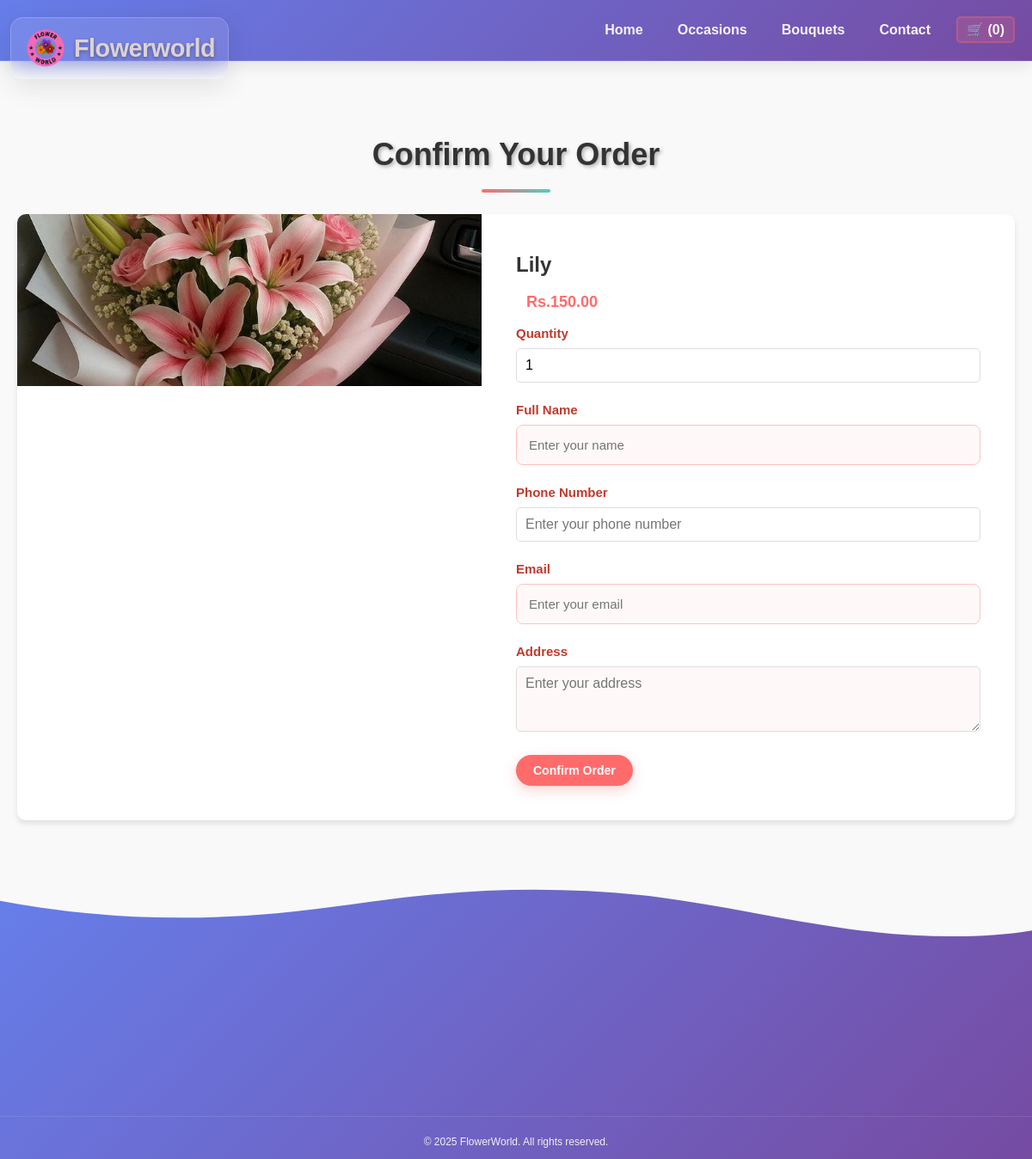
The page /order.php?flower_id=3 on the database as committed earlier.
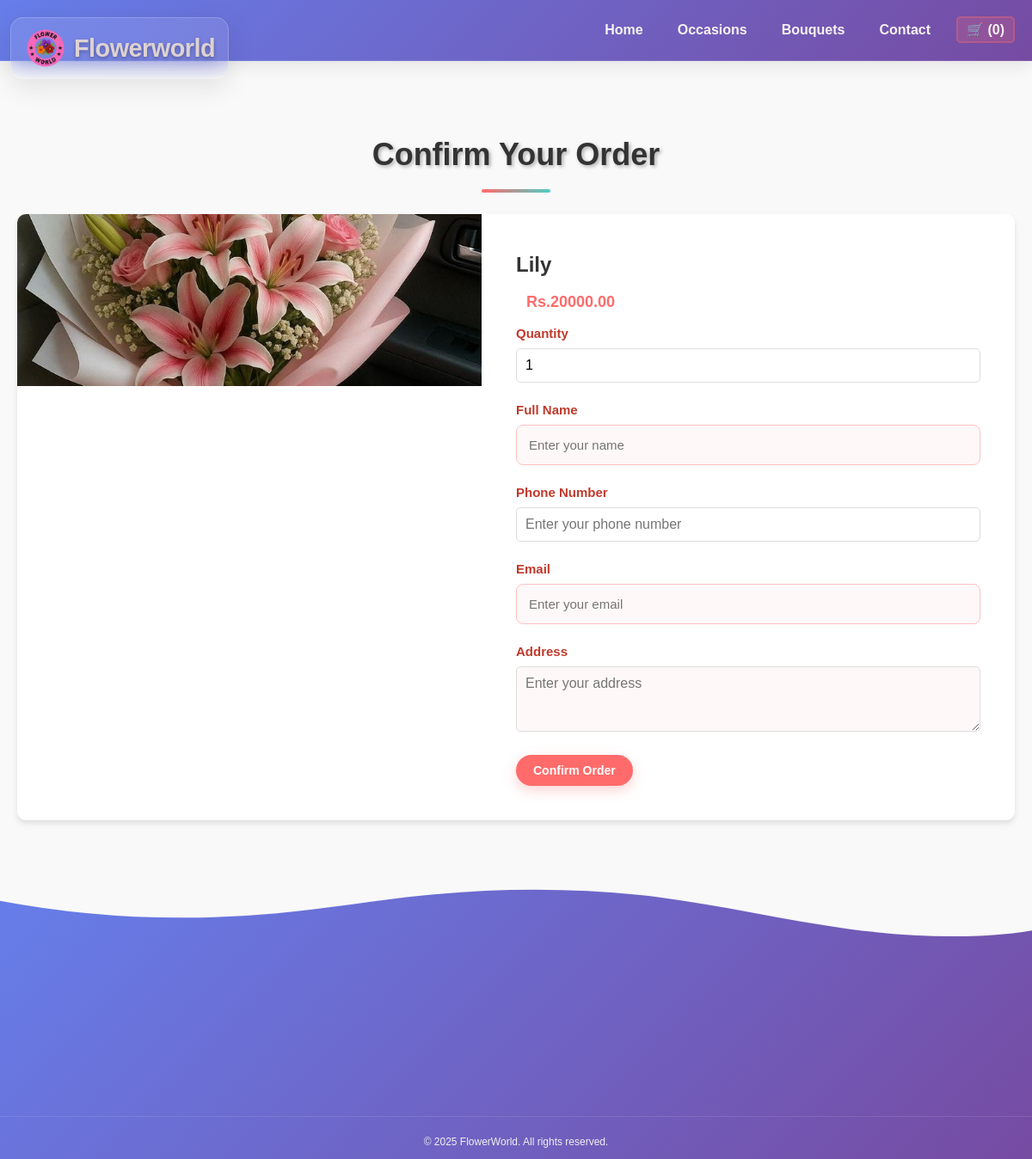
The same page on the database as committed later.
### tables this page shows
CREATE TABLE `tbl_flower` (
  `id` int(10) UNSIGNED NOT NULL,
  `title` varchar(100) NOT NULL,
  `description` text NOT NULL,
  `price` decimal(10,2) NOT NULL,
  `image_name` varchar(255) NOT NULL,
  `category_id` int(10) UNSIGNED NOT NULL,
  `featured` varchar(10) NOT NULL,
  `active` varchar(10) NOT NULL
);

### order.php (the view, shortened to what this page needs)
<?php
include('partials-front/menu.php');
if(isset($_GET['flower_id'])) {
    $flower_id = $_GET['flower_id'];
    $sql = "SELECT * FROM tbl_flower WHERE id=$flower_id";
    $res = mysqli_query($conn, $sql);
    $count = mysqli_num_rows($res);
    if($count==1) {
        $row = mysqli_fetch_assoc($res);
        $title = $row['title'];
        $price = $row['price'];
        $image_name = $row['image_name'];
    } else {
        header('location:'.SITEURL);
        exit();
    }
} else {
    header('location:'.SITEURL);
    exit();
}
?>
<!DOCTYPE html>
<html lang="en">
<head>
    <link rel="stylesheet" href="css/styles.css">
    <link rel="stylesheet" href="https://cdnjs.cloudflare.com/ajax/libs/font-awesome/6.0.0-beta3/css/all.min.css">
    <link rel="stylesheet" href="https://cdnjs.cloudflare.com/ajax/libs/aos/2.3.4/aos.css">
</head>
<body>
<header class="main-header">
    <div class="container header-container">
        <div class="logo-container">
            <h1 class="logo">
                 <img src="images/home/logo1.png" alt="Flowerworld Logo" style="height: 50px; vertical-align: middle;"> Flowerworld
            </h1>
        </div>
        <nav>
            <ul>
                <li><a href="index.php">Home</a></li>
                <li><a href="categories.php">Occasions</a></li>
                <li><a href="flower.php">Bouquets</a></li>
                <li><a href="contact.php">Contact</a></li>
                <li><a href="cart.php">🛒 (<?php echo isset($_SESSION['cart']) ? count($_SESSION['cart']) : 0; ?>)</a></li>
            </ul>
        </nav>
    </div>
</header>
   <section class="order-section">
    <div class="container">
        <h2 class="section-title">Confirm Your Order</h2>
        <div class="order-container">
            <div class="flower-image" data-aos="fade-right">
                <?php
                if($image_name == "") {
                    echo "<div class='error'>Image not Available.</div>";
                } else {
                    ?>
                    <img src="<?php echo SITEURL; ?>images/flower/<?php echo $image_name; ?>" alt="<?php echo $title; ?>">
                    <?php
                }
                ?>
            </div>
            <div class="order-details" data-aos="fade-left">
                <h3><?php echo $title; ?></h3>
                <p class="flower-price">Rs.<?php echo $price; ?></p>
                <form action="" method="POST" class="order-form">
                    <div class="form-group">
                        <label for="qty">Quantity</label>
                        <input type="number" id="qty" name="qty" value="1" min="1" required>
                    </div>
                    <div class="form-group">
                        <label for="full-name">Full Name</label>
                        <input type="text" id="full-name" name="full-name" placeholder="Enter your name" required>
                    </div>
                    <div class="form-group">
                        <label for="contact">Phone Number</label>
                        <input type="tel" id="contact" name="contact" placeholder="Enter your phone number" required>
                    </div>
                    <div class="form-group">
                        <label for="email">Email</label>
                        <input type="email" id="email" name="email" placeholder="Enter your email" required>
                    </div>
                    <div class="form-group">
                        <label for="address">Address</label>
                        <textarea id="address" name="address" rows="3" placeholder="Enter your address" required></textarea>
                    </div>
                    <button type="submit" name="submit" class="btn btn-primary">Confirm Order</button>
                </form>
            </div>
        </div>
    </div>
</section>
    <?php include('partials-front/footer.php'); ?>
</body>
</html>

Rows that differ between the two databases and show on the page:
changed tbl_flower "Lily": price "150.00" → "20000.00"
